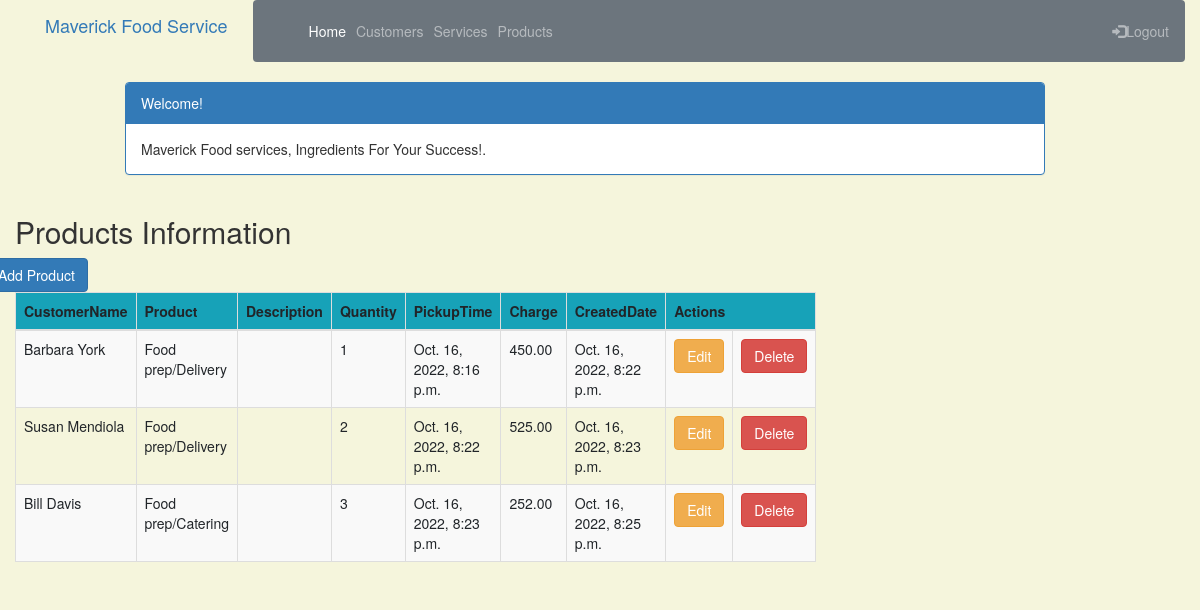
The page /product_list (signed in) on the database its author committed.
### crm/models.py (models this page shows, shortened)
class Product(models.Model):
    cust_name = models.ForeignKey(Customer, on_delete=models.CASCADE, related_name='products')
    product = models.CharField(max_length=100)
    description = models.TextField()
    quantity = models.IntegerField()
    pickup_time = models.DateTimeField(
        default=timezone.now)
    charge = models.DecimalField(max_digits=10, decimal_places=2)
    created_date = models.DateTimeField(
        default=timezone.now)
    updated_date = models.DateTimeField(auto_now_add=True)

class Customer(models.Model):
    cust_name = models.CharField(max_length=50)
    email = models.EmailField(max_length=100)
    phone = models.CharField(max_length=20)
    bldgroom = models.CharField(max_length=100)
    address = models.CharField(max_length=200)
    state = models.CharField(max_length=50)
    city = models.CharField(max_length=50, null=True)
    zipcode = models.CharField(max_length=10)
    organization = models.CharField(max_length=100)
    role = models.CharField(max_length=100)
    def __str__(self):
        return self.cust_name

### crm/views.py (the view)
# urls.py: path('product_list', views.product_list, name='product_list'),
@login_required
def product_list(request):
    products = Product.objects.filter(created_date__lte=timezone.now())
    return render(request, 'crm/product_list.html', {'products': products})

### crm/templates/crm/product_list.html (shortened to what this page needs)
<!DOCTYPE html>
{% extends 'crm/base.html' %}
{% block content %}
    <head>
        <link rel="stylesheet" href="https://maxcdn.bootstrapcdn.com/bootstrap/3.3.4/css/bootstrap.min.css">
    </head>
    <body>
    <div class="container">
        <div class="row">
            <div class="col-md-10 col-md-offset-1">
                <div class="panel panel-primary">
                    <div class="panel-heading">Welcome!</div>
                    <div class="panel-body">
                        Maverick Food services, Ingredients For Your Success!.
                    </div>
                </div>
            </div>
        </div>
    </div>
    <div class="row">
        <h2 style="padding-left: 15Px">Products Information</h2>
    </div>
    <div class="row">
         <a href="{% url 'crm:product_new' %}" class="row"><span
                    class="btn btn-primary">Add Product</span></a>
     </div>
    <div>
        <table class="table table-striped table-bordered table-hover">
            <thead>
            <tr class="bg-info">
                <th>CustomerName</th>
                <th>Product</th>
                <th>Description</th>
                <th>Quantity</th>
                <th>PickupTime</th>
                <th>Charge</th>
                <th>CreatedDate</th>
                <th colspan="3">Actions</th>
            </tr>
            </thead>
            <tbody>
            {% for product in products %}
                <tr>
                    <td>{{ product.cust_name }}</td>
                    <td>{{ product.product }}</td>
                    <td>{{ product.p_description }}</td>
                    <td>{{ product.quantity }}</td>
                    <td>{{ product.pickup_time }}</td>
                    <td>{{ product.charge }}</td>
                    <td>{{ product.created_date }}</td>
                    <td><a href="{% url 'crm:product_edit' pk=product.pk %}"
                           class="btn btn-warning">Edit</a></td>
                    <td><a href="{% url 'crm:product_delete' pk=product.pk %}"
       onclick="return confirm('Are you sure you want to delete?')"
       class="btn btn-danger">Delete</a>
</td>
                </tr>
            {% endfor %}
            </tbody>
        </table>
    </div>
    </body>
{% endblock %}

### crm/static/css/portfolio.css (style rules this page uses)
body { padding-left: 15px; }

### crm/templates/crm/product_list.html (style rules this page uses)
body { background-color: beige; }

### rows shown on the page
Product: cust_name "Barbara York", product "Food prep/Delivery", quantity "1", pickup_time "Oct. 16, 2022, 8:16 p.m.", charge "450.00", created_date "Oct. 16, 2022, 8:22 p.m."
Product: cust_name "Susan Mendiola", product "Food prep/Delivery", quantity "2", pickup_time "Oct. 16, 2022, 8:22 p.m.", charge "525.00", created_date "Oct. 16, 2022, 8:23 p.m."
Product: cust_name "Bill Davis", product "Food prep/Catering", quantity "3", pickup_time "Oct. 16, 2022, 8:23 p.m.", charge "252.00", created_date "Oct. 16, 2022, 8:25 p.m."
